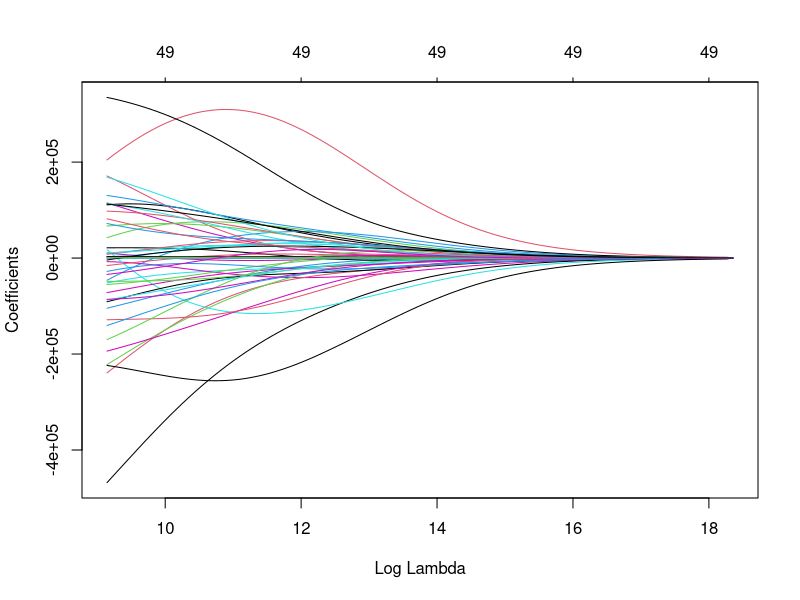

Generate this figure with R: (Note: this script raises an error after producing the figure.)
library(tidyverse)
library(glmnet)
library(pls)

### Loading and Filtering Data
#
# I created two versions of the variables to test:
# One with the individual yes/no questions and one with the category scores
#
# I focused on expenditures and the response variable and used 2020 for the year
# That can be easily changed, though, for uniformity

data <- read_csv("../data/data2.csv")

dataV1 <- select(data, -economy_code, -iso_code, -wbl_index,
                 -mobility, -workplace, -pay, -marriage, -parenthood,
                 -entrepreneurship, -assets, -total, -overnight, 
                 -oneday, -cruise, -country)
dataV1 <- filter(dataV1, year == 2020, !is.na(expenditures), !is.na(region))


dataV2 <- select(data, region, income_group, year, mobility, 
                 workplace, pay, marriage, parenthood, entrepreneurship, 
                 assets, expenditures)
dataV2 <- filter(dataV2, year == 2020, !is.na(expenditures), !is.na(region))


### Ridge and Lasso Regression
### Version 1
regV1 <- lm(expenditures ~ ., data = dataV1)
x1 <- model.matrix(regV1)
x1 <- x1[, -1]
y1 <- dataV1$expenditures

## Ridge
ridge1 <- glmnet(x1, y1, alpha = 0)
plot(ridge1, label = True, xvar = "lambda")

set.seed(123)
ridge1CV <- cv.glmnet(x1, y1, alpha = 0)
plot(ridge1CV)
coef(ridge1CV) |> round(2)
ridge1CV
## MSE: 6.983 x 10^9

## Lasso
lasso1 <- glmnet(x1, y1)
plot(lasso1, label = True, xvar = "lambda")

set.seed(123)
lasso1CV <- cv.glmnet(x1, y1)
plot(lasso1CV) #1se lambda got rid of all variables
coef(lasso1CV, s = "lambda.min") |> round(2)
lasso1CV
## MSE: 1.231 x 10^10

### Version 2
regV2 <- lm(expenditures ~ ., data = dataV2)
x2 <- model.matrix(regV2)
x2 <- x2[, -1]
y2 <- dataV2$expenditures

## Ridge
ridge2 <- glmnet(x2, y2, alpha = 0)
plot(ridge2, label = True, xvar = "lambda")

set.seed(123)
ridge2CV <- cv.glmnet(x2, y2, alpha = 0)
plot(ridge2CV)
coef(ridge2CV) |> round(2)
ridge2CV
## MSE: 9.854 x 10^9

## Lasso
lasso2 <- glmnet(x2, y2)
plot(lasso2, label = True, xvar = "lambda")

set.seed(123)
lasso2CV <- cv.glmnet(x2, y2)
plot(lasso2CV)
coef(lasso2CV) |> round(2)
lasso2CV
## MSE: 9.150 x 10^10


### PCA Regression
### Version 1
pc1 <- prcomp(x1)
screeplot(pc1)
pcreg1 <- pcr(expenditures ~ ., data = dataV1, validation = "CV")
summary(pcreg1)
## MSE: 6.986 x 10^16

### Version 2
pc2 <- prcomp(x2)
screeplot(pc2)
pcreg2 <- pcr(expenditures ~ ., data = dataV2, validation = "CV")
summary(pcreg2)
## MSE: 5.464 x 10^6


### New Version of Data
#
# I tried doing a version of the data focusing on the change in expenditures
# as well as the change in the index measures

### Loading and Filtering Data
data <- read_csv("../data/data2.csv")

data <- select(data, region, country, income_group, year, mobility, 
               workplace, pay, marriage, parenthood, entrepreneurship, 
               assets, expenditures)
data <- filter(data, year > 2000, !is.na(expenditures))
data <- pivot_wider(data, id_cols = c(country, region, income_group), 
                    names_from = year, 
                    values_from = mobility:expenditures)

data <- mutate(data, expenditures_old = case_when(
  !is.na(expenditures_2001) ~ expenditures_2001,
  !is.na(expenditures_2002) ~ expenditures_2002, 
  !is.na(expenditures_2003) ~ expenditures_2003, 
  !is.na(expenditures_2004) ~ expenditures_2004, 
  !is.na(expenditures_2005) ~ expenditures_2005
)
)

data <- mutate(data, expenditures_new = case_when(
  !is.na(expenditures_2019) ~ expenditures_2019,
  !is.na(expenditures_2018) ~ expenditures_2018, 
  !is.na(expenditures_2017) ~ expenditures_2017, 
  !is.na(expenditures_2016) ~ expenditures_2016, 
  !is.na(expenditures_2015) ~ expenditures_2015,
  !is.na(expenditures_2014) ~ expenditures_2014,
  !is.na(expenditures_2013) ~ expenditures_2013,
  !is.na(expenditures_2012) ~ expenditures_2012,
)
)

data <- select(data, region, country, income_group, mobility_2001, mobility_2019,
               workplace_2001, workplace_2019, pay_2001, pay_2019, marriage_2001,
               marriage_2019, parenthood_2001, parenthood_2019, entrepreneurship_2001,
               entrepreneurship_2019, assets_2001, assets_2019, expenditures_old,
               expenditures_new)
data <- drop_na(data)


data <- mutate(data, mobility = mobility_2019 - mobility_2001,
               workplace = workplace_2019 - workplace_2001,
               pay = pay_2019 - pay_2001,
               marriage = marriage_2019 - marriage_2001,
               parenthood = parenthood_2019 - parenthood_2001,
               entrepreneurship = entrepreneurship_2019 - entrepreneurship_2001,
               assets = assets_2019 - assets_2001,
               expenditures = expenditures_new - expenditures_old)

data <- select(data, region, country, income_group, mobility, 
               workplace, pay, marriage, parenthood, entrepreneurship, assets,
               expenditures)

## Ridge Regression
reg <- lm(expenditures ~ ., data = data)
x3 <- model.matrix(reg)
x3 <- x3[, -1]
y3 <- data$expenditures

ridge3 <- glmnet(x3, y3, alpha = 0)
plot(ridge3, label = TRUE, xvar = "lambda")

set.seed(123)
ridge3CV <- cv.glmnet(x3, y3, alpha = 0)
plot(ridge3CV)
coef(ridge3CV) |> round(2)
ridge3CV

## Lasso Regression
lasso3 <- glmnet(x3, y3)
plot(lasso3, label = TRUE, xvar = "lambda")

set.seed(123)
lasso3CV <- cv.glmnet(x3, y3)
plot(lasso3CV)
coef(lasso3CV) |> round(2)
lasso3CV

## PCA Regression
pc3 <- prcomp(x3)
screeplot(pc3)
pcreg3 <- pcr(expenditures ~ ., data = data, validation = "CV")
summary(pcreg3)
